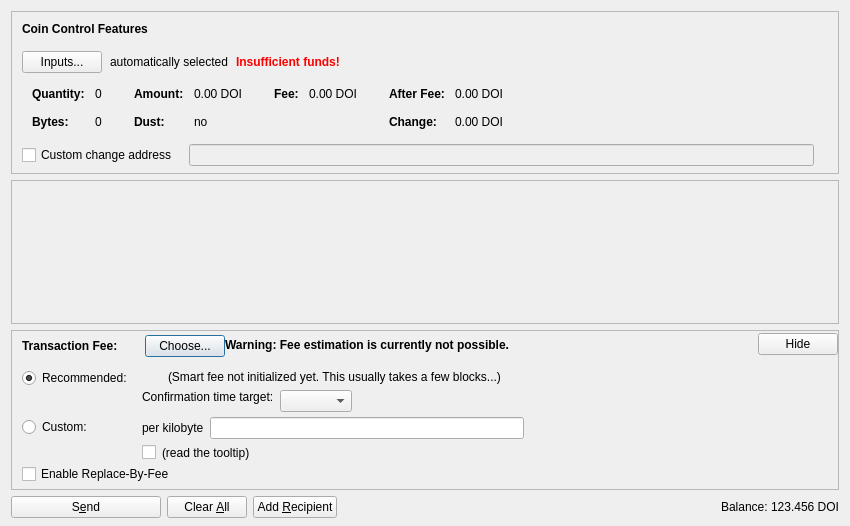
<?xml version="1.0" encoding="UTF-8"?>
<ui version="4.0">
 <class>SendCoinsDialog</class>
 <widget class="QDialog" name="SendCoinsDialog">
  <property name="geometry">
   <rect>
    <x>0</x>
    <y>0</y>
    <width>850</width>
    <height>526</height>
   </rect>
  </property>
  <property name="windowTitle">
   <string>Send Coins</string>
  </property>
  <layout class="QVBoxLayout" name="verticalLayout" stretch="0,1,0,0">
   <property name="bottomMargin">
    <number>8</number>
   </property>
   <item>
    <widget class="QFrame" name="frameCoinControl">
     <property name="sizePolicy">
      <sizepolicy hsizetype="Expanding" vsizetype="Expanding">
       <horstretch>0</horstretch>
       <verstretch>0</verstretch>
      </sizepolicy>
     </property>
     <property name="maximumSize">
      <size>
       <width>16777215</width>
       <height>16777215</height>
      </size>
     </property>
     <property name="frameShape">
      <enum>QFrame::StyledPanel</enum>
     </property>
     <property name="frameShadow">
      <enum>QFrame::Sunken</enum>
     </property>
     <layout class="QVBoxLayout" name="verticalLayoutCoinControl2">
      <property name="spacing">
       <number>0</number>
      </property>
      <property name="leftMargin">
       <number>0</number>
      </property>
      <property name="topMargin">
       <number>0</number>
      </property>
      <property name="rightMargin">
       <number>0</number>
      </property>
      <property name="bottomMargin">
       <number>6</number>
      </property>
      <item>
       <layout class="QVBoxLayout" name="verticalLayoutCoinControl" stretch="0,0,0,0,1">
        <property name="spacing">
         <number>0</number>
        </property>
        <property name="leftMargin">
         <number>10</number>
        </property>
        <property name="topMargin">
         <number>10</number>
        </property>
        <item>
         <layout class="QHBoxLayout" name="horizontalLayoutCoinControl1">
          <property name="bottomMargin">
           <number>15</number>
          </property>
          <item>
           <widget class="QLabel" name="labelCoinControlFeatures">
            <property name="sizePolicy">
             <sizepolicy hsizetype="Preferred" vsizetype="Maximum">
              <horstretch>0</horstretch>
              <verstretch>0</verstretch>
             </sizepolicy>
            </property>
            <property name="font">
             <font>
              <weight>75</weight>
              <bold>true</bold>
             </font>
            </property>
            <property name="styleSheet">
             <string notr="true">font-weight:bold;</string>
            </property>
            <property name="text">
             <string>Coin Control Features</string>
            </property>
           </widget>
          </item>
         </layout>
        </item>
        <item>
         <layout class="QHBoxLayout" name="horizontalLayoutCoinControl2" stretch="0,0,0,0">
          <property name="spacing">
           <number>8</number>
          </property>
          <property name="bottomMargin">
           <number>10</number>
          </property>
          <item>
           <widget class="QPushButton" name="pushButtonCoinControl">
            <property name="styleSheet">
             <string notr="true"/>
            </property>
            <property name="text">
             <string>Inputs...</string>
            </property>
            <property name="autoDefault">
             <bool>false</bool>
            </property>
           </widget>
          </item>
          <item>
           <widget class="QLabel" name="labelCoinControlAutomaticallySelected">
            <property name="text">
             <string>automatically selected</string>
            </property>
            <property name="margin">
             <number>5</number>
            </property>
           </widget>
          </item>
          <item>
           <widget class="QLabel" name="labelCoinControlInsuffFunds">
            <property name="font">
             <font>
              <weight>75</weight>
              <bold>true</bold>
             </font>
            </property>
            <property name="styleSheet">
             <string notr="true">color:red;font-weight:bold;</string>
            </property>
            <property name="text">
             <string>Insufficient funds!</string>
            </property>
            <property name="margin">
             <number>5</number>
            </property>
           </widget>
          </item>
          <item>
           <spacer name="horizontalSpacerCoinControl">
            <property name="orientation">
             <enum>Qt::Horizontal</enum>
            </property>
            <property name="sizeHint" stdset="0">
             <size>
              <width>40</width>
              <height>1</height>
             </size>
            </property>
           </spacer>
          </item>
         </layout>
        </item>
        <item>
         <widget class="QWidget" name="widgetCoinControl" native="true">
          <property name="sizePolicy">
           <sizepolicy hsizetype="Preferred" vsizetype="Preferred">
            <horstretch>0</horstretch>
            <verstretch>0</verstretch>
           </sizepolicy>
          </property>
          <property name="minimumSize">
           <size>
            <width>0</width>
            <height>0</height>
           </size>
          </property>
          <property name="styleSheet">
           <string notr="true"/>
          </property>
          <layout class="QHBoxLayout" name="horizontalLayoutCoinControl5">
           <property name="leftMargin">
            <number>0</number>
           </property>
           <property name="topMargin">
            <number>0</number>
           </property>
           <property name="rightMargin">
            <number>0</number>
           </property>
           <property name="bottomMargin">
            <number>0</number>
           </property>
           <item>
            <layout class="QHBoxLayout" name="horizontalLayoutCoinControl3" stretch="0,0,0,1">
             <property name="spacing">
              <number>20</number>
             </property>
             <property name="topMargin">
              <number>0</number>
             </property>
             <property name="bottomMargin">
              <number>10</number>
             </property>
             <item>
              <layout class="QFormLayout" name="formLayoutCoinControl1">
               <property name="horizontalSpacing">
                <number>10</number>
               </property>
               <property name="verticalSpacing">
                <number>14</number>
               </property>
               <property name="leftMargin">
                <number>10</number>
               </property>
               <property name="topMargin">
                <number>4</number>
               </property>
               <property name="rightMargin">
                <number>6</number>
               </property>
               <item row="0" column="0">
                <widget class="QLabel" name="labelCoinControlQuantityText">
                 <property name="font">
                  <font>
                   <weight>75</weight>
                   <bold>true</bold>
                  </font>
                 </property>
                 <property name="text">
                  <string>Quantity:</string>
                 </property>
                 <property name="margin">
                  <number>0</number>
                 </property>
                </widget>
               </item>
               <item row="0" column="1">
                <widget class="QLabel" name="labelCoinControlQuantity">
                 <property name="cursor">
                  <cursorShape>IBeamCursor</cursorShape>
                 </property>
                 <property name="contextMenuPolicy">
                  <enum>Qt::ActionsContextMenu</enum>
                 </property>
                 <property name="text">
                  <string notr="true">0</string>
                 </property>
                 <property name="margin">
                  <number>0</number>
                 </property>
                 <property name="textInteractionFlags">
                  <set>Qt::LinksAccessibleByMouse|Qt::TextSelectableByKeyboard|Qt::TextSelectableByMouse</set>
                 </property>
                </widget>
               </item>
               <item row="1" column="0">
                <widget class="QLabel" name="labelCoinControlBytesText">
                 <property name="font">
                  <font>
                   <weight>75</weight>
                   <bold>true</bold>
                  </font>
                 </property>
                 <property name="text">
                  <string>Bytes:</string>
                 </property>
                </widget>
               </item>
               <item row="1" column="1">
                <widget class="QLabel" name="labelCoinControlBytes">
                 <property name="cursor">
                  <cursorShape>IBeamCursor</cursorShape>
                 </property>
                 <property name="contextMenuPolicy">
                  <enum>Qt::ActionsContextMenu</enum>
                 </property>
                 <property name="text">
                  <string notr="true">0</string>
                 </property>
                 <property name="textInteractionFlags">
                  <set>Qt::LinksAccessibleByMouse|Qt::TextSelectableByKeyboard|Qt::TextSelectableByMouse</set>
                 </property>
                </widget>
               </item>
              </layout>
             </item>
             <item>
              <layout class="QFormLayout" name="formLayoutCoinControl2">
               <property name="horizontalSpacing">
                <number>10</number>
               </property>
               <property name="verticalSpacing">
                <number>14</number>
               </property>
               <property name="leftMargin">
                <number>6</number>
               </property>
               <property name="topMargin">
                <number>4</number>
               </property>
               <property name="rightMargin">
                <number>6</number>
               </property>
               <item row="0" column="0">
                <widget class="QLabel" name="labelCoinControlAmountText">
                 <property name="font">
                  <font>
                   <weight>75</weight>
                   <bold>true</bold>
                  </font>
                 </property>
                 <property name="text">
                  <string>Amount:</string>
                 </property>
                 <property name="margin">
                  <number>0</number>
                 </property>
                </widget>
               </item>
               <item row="0" column="1">
                <widget class="QLabel" name="labelCoinControlAmount">
                 <property name="cursor">
                  <cursorShape>IBeamCursor</cursorShape>
                 </property>
                 <property name="contextMenuPolicy">
                  <enum>Qt::ActionsContextMenu</enum>
                 </property>
                 <property name="text">
                  <string notr="true">0.00 DOI</string>
                 </property>
                 <property name="textInteractionFlags">
                  <set>Qt::LinksAccessibleByMouse|Qt::TextSelectableByKeyboard|Qt::TextSelectableByMouse</set>
                 </property>
                </widget>
               </item>
               <item row="1" column="0">
                <widget class="QLabel" name="labelCoinControlLowOutputText">
                 <property name="font">
                  <font>
                   <weight>75</weight>
                   <bold>true</bold>
                  </font>
                 </property>
                 <property name="text">
                  <string>Dust:</string>
                 </property>
                </widget>
               </item>
               <item row="1" column="1">
                <widget class="QLabel" name="labelCoinControlLowOutput">
                 <property name="cursor">
                  <cursorShape>IBeamCursor</cursorShape>
                 </property>
                 <property name="contextMenuPolicy">
                  <enum>Qt::ActionsContextMenu</enum>
                 </property>
                 <property name="text">
                  <string notr="true">no</string>
                 </property>
                 <property name="textInteractionFlags">
                  <set>Qt::LinksAccessibleByMouse|Qt::TextSelectableByKeyboard|Qt::TextSelectableByMouse</set>
                 </property>
                </widget>
               </item>
              </layout>
             </item>
             <item>
              <layout class="QFormLayout" name="formLayoutCoinControl3">
               <property name="horizontalSpacing">
                <number>10</number>
               </property>
               <property name="verticalSpacing">
                <number>14</number>
               </property>
               <property name="leftMargin">
                <number>6</number>
               </property>
               <property name="topMargin">
                <number>4</number>
               </property>
               <property name="rightMargin">
                <number>6</number>
               </property>
               <item row="0" column="0">
                <widget class="QLabel" name="labelCoinControlFeeText">
                 <property name="font">
                  <font>
                   <weight>75</weight>
                   <bold>true</bold>
                  </font>
                 </property>
                 <property name="text">
                  <string>Fee:</string>
                 </property>
                 <property name="margin">
                  <number>0</number>
                 </property>
                </widget>
               </item>
               <item row="0" column="1">
                <widget class="QLabel" name="labelCoinControlFee">
                 <property name="cursor">
                  <cursorShape>IBeamCursor</cursorShape>
                 </property>
                 <property name="contextMenuPolicy">
                  <enum>Qt::ActionsContextMenu</enum>
                 </property>
                 <property name="text">
                  <string notr="true">0.00 DOI</string>
                 </property>
                 <property name="textInteractionFlags">
                  <set>Qt::LinksAccessibleByMouse|Qt::TextSelectableByKeyboard|Qt::TextSelectableByMouse</set>
                 </property>
                </widget>
               </item>
              </layout>
             </item>
             <item>
              <layout class="QFormLayout" name="formLayoutCoinControl4">
               <property name="horizontalSpacing">
                <number>10</number>
               </property>
               <property name="verticalSpacing">
                <number>14</number>
               </property>
               <property name="leftMargin">
                <number>6</number>
               </property>
               <property name="topMargin">
                <number>4</number>
               </property>
               <property name="rightMargin">
                <number>6</number>
               </property>
               <item row="0" column="0">
                <widget class="QLabel" name="labelCoinControlAfterFeeText">
                 <property name="font">
                  <font>
                   <weight>75</weight>
                   <bold>true</bold>
                  </font>
                 </property>
                 <property name="text">
                  <string>After Fee:</string>
                 </property>
                 <property name="margin">
                  <number>0</number>
                 </property>
                </widget>
               </item>
               <item row="0" column="1">
                <widget class="QLabel" name="labelCoinControlAfterFee">
                 <property name="cursor">
                  <cursorShape>IBeamCursor</cursorShape>
                 </property>
                 <property name="contextMenuPolicy">
                  <enum>Qt::ActionsContextMenu</enum>
                 </property>
                 <property name="text">
                  <string notr="true">0.00 DOI</string>
                 </property>
                 <property name="textInteractionFlags">
                  <set>Qt::LinksAccessibleByMouse|Qt::TextSelectableByKeyboard|Qt::TextSelectableByMouse</set>
                 </property>
                </widget>
               </item>
               <item row="1" column="0">
                <widget class="QLabel" name="labelCoinControlChangeText">
                 <property name="font">
                  <font>
                   <weight>75</weight>
                   <bold>true</bold>
                  </font>
                 </property>
                 <property name="text">
                  <string>Change:</string>
                 </property>
                </widget>
               </item>
               <item row="1" column="1">
                <widget class="QLabel" name="labelCoinControlChange">
                 <property name="cursor">
                  <cursorShape>IBeamCursor</cursorShape>
                 </property>
                 <property name="contextMenuPolicy">
                  <enum>Qt::ActionsContextMenu</enum>
                 </property>
                 <property name="text">
                  <string notr="true">0.00 DOI</string>
                 </property>
                 <property name="textInteractionFlags">
                  <set>Qt::LinksAccessibleByMouse|Qt::TextSelectableByKeyboard|Qt::TextSelectableByMouse</set>
                 </property>
                </widget>
               </item>
              </layout>
             </item>
            </layout>
           </item>
          </layout>
         </widget>
        </item>
        <item>
         <layout class="QHBoxLayout" name="horizontalLayoutCoinControl4" stretch="0,0,0">
          <property name="spacing">
           <number>12</number>
          </property>
          <property name="sizeConstraint">
           <enum>QLayout::SetDefaultConstraint</enum>
          </property>
          <property name="topMargin">
           <number>5</number>
          </property>
          <property name="rightMargin">
           <number>5</number>
          </property>
          <item>
           <widget class="QCheckBox" name="checkBoxCoinControlChange">
            <property name="toolTip">
             <string>If this is activated, but the change address is empty or invalid, change will be sent to a newly generated address.</string>
            </property>
            <property name="text">
             <string>Custom change address</string>
            </property>
           </widget>
          </item>
          <item>
           <widget class="QValidatedLineEdit" name="lineEditCoinControlChange">
            <property name="enabled">
             <bool>false</bool>
            </property>
            <property name="sizePolicy">
             <sizepolicy hsizetype="Expanding" vsizetype="Fixed">
              <horstretch>0</horstretch>
              <verstretch>0</verstretch>
             </sizepolicy>
            </property>
           </widget>
          </item>
          <item>
           <widget class="QLabel" name="labelCoinControlChangeLabel">
            <property name="sizePolicy">
             <sizepolicy hsizetype="Preferred" vsizetype="Expanding">
              <horstretch>0</horstretch>
              <verstretch>0</verstretch>
             </sizepolicy>
            </property>
            <property name="minimumSize">
             <size>
              <width>0</width>
              <height>0</height>
             </size>
            </property>
            <property name="text">
             <string/>
            </property>
            <property name="margin">
             <number>3</number>
            </property>
           </widget>
          </item>
         </layout>
        </item>
        <item>
         <spacer name="verticalSpacerCoinControl">
          <property name="orientation">
           <enum>Qt::Vertical</enum>
          </property>
          <property name="sizeHint" stdset="0">
           <size>
            <width>800</width>
            <height>1</height>
           </size>
          </property>
         </spacer>
        </item>
       </layout>
      </item>
     </layout>
    </widget>
   </item>
   <item>
    <widget class="QScrollArea" name="scrollArea">
     <property name="widgetResizable">
      <bool>true</bool>
     </property>
     <widget class="QWidget" name="scrollAreaWidgetContents">
      <property name="geometry">
       <rect>
        <x>0</x>
        <y>0</y>
        <width>830</width>
        <height>104</height>
       </rect>
      </property>
      <layout class="QVBoxLayout" name="verticalLayout_2" stretch="0,1">
       <property name="leftMargin">
        <number>0</number>
       </property>
       <property name="topMargin">
        <number>0</number>
       </property>
       <property name="rightMargin">
        <number>0</number>
       </property>
       <property name="bottomMargin">
        <number>0</number>
       </property>
       <item>
        <layout class="QVBoxLayout" name="entries">
         <property name="spacing">
          <number>6</number>
         </property>
        </layout>
       </item>
       <item>
        <spacer name="verticalSpacer">
         <property name="orientation">
          <enum>Qt::Vertical</enum>
         </property>
         <property name="sizeHint" stdset="0">
          <size>
           <width>20</width>
           <height>40</height>
          </size>
         </property>
        </spacer>
       </item>
      </layout>
     </widget>
    </widget>
   </item>
   <item>
    <widget class="QFrame" name="frameFee">
     <property name="sizePolicy">
      <sizepolicy hsizetype="Expanding" vsizetype="Expanding">
       <horstretch>0</horstretch>
       <verstretch>0</verstretch>
      </sizepolicy>
     </property>
     <property name="maximumSize">
      <size>
       <width>16777215</width>
       <height>16777215</height>
      </size>
     </property>
     <property name="frameShape">
      <enum>QFrame::StyledPanel</enum>
     </property>
     <property name="frameShadow">
      <enum>QFrame::Sunken</enum>
     </property>
     <layout class="QVBoxLayout" name="verticalLayoutFee1">
      <property name="spacing">
       <number>0</number>
      </property>
      <property name="leftMargin">
       <number>0</number>
      </property>
      <property name="topMargin">
       <number>0</number>
      </property>
      <property name="rightMargin">
       <number>0</number>
      </property>
      <property name="bottomMargin">
       <number>0</number>
      </property>
      <item>
       <layout class="QVBoxLayout" name="verticalLayoutFee2" stretch="0,0,0">
        <property name="spacing">
         <number>0</number>
        </property>
        <property name="leftMargin">
         <number>10</number>
        </property>
        <property name="topMargin">
         <number>0</number>
        </property>
        <item>
         <layout class="QHBoxLayout" name="horizontalLayoutFee1">
          <property name="bottomMargin">
           <number>0</number>
          </property>
          <item>
           <layout class="QVBoxLayout" name="verticalLayoutFee7">
            <property name="spacing">
             <number>0</number>
            </property>
            <item>
             <spacer name="verticalSpacerSmartFee">
              <property name="orientation">
               <enum>Qt::Vertical</enum>
              </property>
              <property name="sizeType">
               <enum>QSizePolicy::Fixed</enum>
              </property>
              <property name="sizeHint" stdset="0">
               <size>
                <width>1</width>
                <height>4</height>
               </size>
              </property>
             </spacer>
            </item>
            <item>
             <layout class="QHBoxLayout" name="horizontalLayoutSmartFee">
              <property name="spacing">
               <number>10</number>
              </property>
              <item>
               <widget class="QLabel" name="labelFeeHeadline">
                <property name="sizePolicy">
                 <sizepolicy hsizetype="Preferred" vsizetype="Maximum">
                  <horstretch>0</horstretch>
                  <verstretch>0</verstretch>
                 </sizepolicy>
                </property>
                <property name="font">
                 <font>
                  <weight>75</weight>
                  <bold>true</bold>
                 </font>
                </property>
                <property name="styleSheet">
                 <string notr="true">font-weight:bold;</string>
                </property>
                <property name="text">
                 <string>Transaction Fee:</string>
                </property>
               </widget>
              </item>
              <item>
               <widget class="QLabel" name="labelFeeMinimized">
                <property name="text">
                 <string/>
                </property>
               </widget>
              </item>
              <item>
               <widget class="QPushButton" name="buttonChooseFee">
                <property name="text">
                 <string>Choose...</string>
                </property>
               </widget>
              </item>
             </layout>
            </item>
            <item>
             <spacer name="verticalSpacer_5">
              <property name="orientation">
               <enum>Qt::Vertical</enum>
              </property>
              <property name="sizeHint" stdset="0">
               <size>
                <width>1</width>
                <height>1</height>
               </size>
              </property>
             </spacer>
            </item>
           </layout>
          </item>
          <item>
           <widget class="QLabel" name="fallbackFeeWarningLabel">
            <property name="toolTip">
             <string>Using the fallbackfee can result in sending a transaction that will take several hours or days (or never) to confirm. Consider choosing your fee manually or wait until you have validated the complete chain.</string>
            </property>
            <property name="font">
            <font>
                <weight>75</weight>
                <bold>true</bold>
            </font>
            </property>
            <property name="text">
             <string>Warning: Fee estimation is currently not possible.</string>
            </property>
            <property name="wordWrap">
             <bool>false</bool>
            </property>
           </widget>
          </item>
          <item>
           <spacer name="horizontalSpacer_4">
            <property name="orientation">
             <enum>Qt::Horizontal</enum>
            </property>
            <property name="sizeType">
             <enum>QSizePolicy::MinimumExpanding</enum>
            </property>
            <property name="sizeHint" stdset="0">
             <size>
              <width>40</width>
              <height>20</height>
             </size>
            </property>
           </spacer>
          </item>
          <item>
           <widget class="QPushButton" name="buttonMinimizeFee">
            <property name="toolTip">
             <string>collapse fee-settings</string>
            </property>
            <property name="text">
             <string>Hide</string>
            </property>
           </widget>
          </item>
         </layout>
        </item>
        <item>
         <widget class="QFrame" name="frameFeeSelection">
          <layout class="QVBoxLayout" name="verticalLayoutFee12">
           <property name="spacing">
            <number>0</number>
           </property>
           <property name="leftMargin">
            <number>0</number>
           </property>
           <property name="topMargin">
            <number>0</number>
           </property>
           <property name="rightMargin">
            <number>0</number>
           </property>
           <property name="bottomMargin">
            <number>0</number>
           </property>
           <item>
            <layout class="QGridLayout" name="gridLayoutFee">
             <property name="topMargin">
              <number>10</number>
             </property>
             <property name="bottomMargin">
              <number>4</number>
             </property>
             <property name="horizontalSpacing">
              <number>10</number>
             </property>
             <property name="verticalSpacing">
              <number>4</number>
             </property>
             <item row="1" column="1">
              <layout class="QVBoxLayout" name="verticalLayoutFee8">
               <property name="spacing">
                <number>6</number>
               </property>
               <item>
                <layout class="QHBoxLayout" name="horizontalLayoutFee13">
                 <item>
                  <widget class="QLabel" name="labelCustomPerKilobyte">
                   <property name="toolTip">
                    <string>If the custom fee is set to 1000 satoshis and the transaction is only 250 bytes, then &quot;per kilobyte&quot; only pays 250 satoshis in fee, while &quot;total at least&quot; pays 1000 satoshis. For transactions bigger than a kilobyte both pay by kilobyte.</string>
                   </property>
                   <property name="text">
                    <string>per kilobyte</string>
                   </property>
                  </widget>
                 </item>
                 <item>
                  <widget class="BitcoinAmountField" name="customFee"/>
                 </item>
                 <item>
                  <spacer name="horizontalSpacer_6">
                   <property name="orientation">
                    <enum>Qt::Horizontal</enum>
                   </property>
                   <property name="sizeHint" stdset="0">
                    <size>
                     <width>1</width>
                     <height>1</height>
                    </size>
                   </property>
                  </spacer>
                 </item>
                </layout>
               </item>
               <item>
                <layout class="QHBoxLayout" name="horizontalLayoutFee8">
                 <item>
                  <widget class="QCheckBox" name="checkBoxMinimumFee">
                   <property name="toolTip">
                    <string>Paying only the minimum fee is just fine as long as there is less transaction volume than space in the blocks. But be aware that this can end up in a never confirming transaction once there is more demand for bitcoin transactions than the network can process.</string>
                   </property>
                   <property name="text">
                    <string/>
                   </property>
                  </widget>
                 </item>
                 <item>
                  <widget class="QLabel" name="labelMinFeeWarning">
                   <property name="enabled">
                    <bool>true</bool>
                   </property>
                   <property name="toolTip">
                    <string>Paying only the minimum fee is just fine as long as there is less transaction volume than space in the blocks. But be aware that this can end up in a never confirming transaction once there is more demand for bitcoin transactions than the network can process.</string>
                   </property>
                   <property name="text">
                    <string>(read the tooltip)</string>
                   </property>
                   <property name="margin">
                    <number>5</number>
                   </property>
                  </widget>
                 </item>
                 <item>
                  <spacer name="horizontalSpacer_2">
                   <property name="orientation">
                    <enum>Qt::Horizontal</enum>
                   </property>
                   <property name="sizeHint" stdset="0">
                    <size>
                     <width>1</width>
                     <height>1</height>
                    </size>
                   </property>
                  </spacer>
                 </item>
                </layout>
               </item>
              </layout>
             </item>
             <item row="0" column="0">
              <layout class="QVBoxLayout" name="verticalLayoutFee4" stretch="0,1">
               <item>
                <widget class="QRadioButton" name="radioSmartFee">
                 <property name="text">
                  <string>Recommended:</string>
                 </property>
                 <property name="checked">
                  <bool>true</bool>
                 </property>
                 <attribute name="buttonGroup">
                  <string notr="true">groupFee</string>
                 </attribute>
                </widget>
               </item>
               <item>
                <spacer name="verticalSpacer_2">
                 <property name="orientation">
                  <enum>Qt::Vertical</enum>
                 </property>
                 <property name="sizeHint" stdset="0">
                  <size>
                   <width>1</width>
                   <height>1</height>
                  </size>
                 </property>
                </spacer>
               </item>
              </layout>
             </item>
             <item row="1" column="0">
              <layout class="QVBoxLayout" name="verticalLayoutFee9" stretch="0,1">
               <item>
                <widget class="QRadioButton" name="radioCustomFee">
                 <property name="text">
                  <string>Custom:</string>
                 </property>
                 <attribute name="buttonGroup">
                  <string notr="true">groupFee</string>
                 </attribute>
                </widget>
               </item>
               <item>
                <spacer name="verticalSpacer_6">
                 <property name="orientation">
                  <enum>Qt::Vertical</enum>
                 </property>
                 <property name="sizeHint" stdset="0">
                  <size>
                   <width>1</width>
                   <height>1</height>
                  </size>
                 </property>
                </spacer>
               </item>
              </layout>
             </item>
             <item row="0" column="1">
              <layout class="QVBoxLayout" name="verticalLayoutFee3" stretch="0,0,1">
               <property name="spacing">
                <number>6</number>
               </property>
               <property name="topMargin">
                <number>2</number>
               </property>
               <item>
                <layout class="QHBoxLayout" name="horizontalLayoutFee12">
                 <item>
                  <widget class="QLabel" name="labelSmartFee">
                   <property name="text">
                    <string/>
                   </property>
                   <property name="margin">
                    <number>2</number>
                   </property>
                  </widget>
                 </item>
                 <item>
                  <widget class="QLabel" name="labelFeeEstimation">
                   <property name="text">
                    <string/>
                   </property>
                  </widget>
                 </item>
                 <item>
                  <widget class="QLabel" name="labelSmartFee2">
                   <property name="text">
                    <string>(Smart fee not initialized yet. This usually takes a few blocks...)</string>
                   </property>
                   <property name="margin">
                    <number>2</number>
                   </property>
                  </widget>
                 </item>
                 <item>
                  <spacer name="horizontalSpacer_5">
                   <property name="orientation">
                    <enum>Qt::Horizontal</enum>
                   </property>
                   <property name="sizeHint" stdset="0">
                    <size>
                     <width>1</width>
                     <height>1</height>
                    </size>
                   </property>
                  </spacer>
                 </item>
                </layout>
               </item>
               <item>
                <layout class="QHBoxLayout" name="horizontalLayoutFee9">
                 <item>
                  <layout class="QVBoxLayout" name="verticalLayoutFee6">
                   <item>
                    <widget class="QLabel" name="labelSmartFee3">
                     <property name="text">
                      <string>Confirmation time target:</string>
                     </property>
                     <property name="margin">
                      <number>2</number>
                     </property>
                    </widget>
                   </item>
                   <item>
                    <spacer name="verticalSpacer_3">
                     <property name="orientation">
                      <enum>Qt::Vertical</enum>
                     </property>
                     <property name="sizeHint" stdset="0">
                      <size>
                       <width>1</width>
                       <height>1</height>
                      </size>
                     </property>
                    </spacer>
                   </item>
                  </layout>
                 </item>
                 <item>
                  <layout class="QVBoxLayout" name="verticalLayoutFee5">
                   <property name="rightMargin">
                    <number>30</number>
                   </property>
                   <item>
                    <layout class="QHBoxLayout" name="horizontalLayoutConfTarget">
                     <property name="bottomMargin">
                      <number>0</number>
                     </property>
                     <item>
                      <widget class="QComboBox" name="confTargetSelector"/>
                     </item>
                     <item>
                      <spacer name="horizontalSpacerConfTarget">
                       <property name="orientation">
                        <enum>Qt::Horizontal</enum>
                       </property>
                       <property name="sizeHint" stdset="0">
                        <size>
                         <width>40</width>
                         <height>20</height>
                        </size>
                       </property>
                      </spacer>
                     </item>
                    </layout>
                   </item>
                  </layout>
                 </item>
                </layout>
               </item>
               <item>
                <spacer name="verticalSpacer_4">
                 <property name="orientation">
                  <enum>Qt::Vertical</enum>
                 </property>
                 <property name="sizeHint" stdset="0">
                  <size>
                   <width>1</width>
                   <height>1</height>
                  </size>
                 </property>
                </spacer>
               </item>
              </layout>
             </item>
            </layout>
           </item>
           <item>
            <widget class="QCheckBox" name="optInRBF">
             <property name="text">
              <string>Enable Replace-By-Fee</string>
             </property>
             <property name="toolTip">
              <string>With Replace-By-Fee (BIP-125) you can increase a transaction's fee after it is sent. Without this, a higher fee may be recommended to compensate for increased transaction delay risk.</string>
             </property>
            </widget>
           </item>
          </layout>
         </widget>
        </item>
        <item>
         <spacer name="verticalSpacerFee">
          <property name="orientation">
           <enum>Qt::Vertical</enum>
          </property>
          <property name="sizeHint" stdset="0">
           <size>
            <width>40</width>
            <height>5</height>
           </size>
          </property>
         </spacer>
        </item>
       </layout>
      </item>
     </layout>
    </widget>
   </item>
   <item>
    <layout class="QHBoxLayout" name="horizontalLayout">
     <item>
      <widget class="QPushButton" name="sendButton">
       <property name="minimumSize">
        <size>
         <width>150</width>
         <height>0</height>
        </size>
       </property>
       <property name="toolTip">
        <string>Confirm the send action</string>
       </property>
       <property name="text">
        <string>S&amp;end</string>
       </property>
       <property name="icon">
        <iconset resource="../bitcoin.qrc">
         <normaloff>:/icons/send</normaloff>:/icons/send</iconset>
       </property>
       <property name="autoDefault">
        <bool>false</bool>
       </property>
       <property name="default">
        <bool>false</bool>
       </property>
      </widget>
     </item>
     <item>
      <widget class="QPushButton" name="clearButton">
       <property name="sizePolicy">
        <sizepolicy hsizetype="Minimum" vsizetype="Fixed">
         <horstretch>0</horstretch>
         <verstretch>0</verstretch>
        </sizepolicy>
       </property>
       <property name="toolTip">
        <string>Clear all fields of the form.</string>
       </property>
       <property name="text">
        <string>Clear &amp;All</string>
       </property>
       <property name="icon">
        <iconset resource="../bitcoin.qrc">
         <normaloff>:/icons/remove</normaloff>:/icons/remove</iconset>
       </property>
       <property name="autoDefault">
        <bool>false</bool>
       </property>
      </widget>
     </item>
     <item>
      <widget class="QPushButton" name="addButton">
       <property name="toolTip">
        <string>Send to multiple recipients at once</string>
       </property>
       <property name="text">
        <string>Add &amp;Recipient</string>
       </property>
       <property name="icon">
        <iconset resource="../bitcoin.qrc">
         <normaloff>:/icons/add</normaloff>:/icons/add</iconset>
       </property>
       <property name="autoDefault">
        <bool>false</bool>
       </property>
      </widget>
     </item>
     <item>
      <spacer name="horizontalSpacer">
       <property name="orientation">
        <enum>Qt::Horizontal</enum>
       </property>
       <property name="sizeHint" stdset="0">
        <size>
         <width>40</width>
         <height>20</height>
        </size>
       </property>
      </spacer>
     </item>
     <item>
      <layout class="QHBoxLayout" name="horizontalLayout_2">
       <property name="spacing">
        <number>3</number>
       </property>
       <item>
        <widget class="QLabel" name="label">
         <property name="sizePolicy">
          <sizepolicy hsizetype="Preferred" vsizetype="Fixed">
           <horstretch>0</horstretch>
           <verstretch>0</verstretch>
          </sizepolicy>
         </property>
         <property name="text">
          <string>Balance:</string>
         </property>
        </widget>
       </item>
       <item>
        <widget class="QLabel" name="labelBalance">
         <property name="sizePolicy">
          <sizepolicy hsizetype="Preferred" vsizetype="Fixed">
           <horstretch>0</horstretch>
           <verstretch>0</verstretch>
          </sizepolicy>
         </property>
         <property name="cursor">
          <cursorShape>IBeamCursor</cursorShape>
         </property>
         <property name="text">
          <string notr="true">123.456 DOI</string>
         </property>
         <property name="textInteractionFlags">
          <set>Qt::LinksAccessibleByMouse|Qt::TextSelectableByKeyboard|Qt::TextSelectableByMouse</set>
         </property>
        </widget>
       </item>
      </layout>
     </item>
    </layout>
   </item>
  </layout>
 </widget>
 <customwidgets>
  <customwidget>
   <class>QValidatedLineEdit</class>
   <extends>QLineEdit</extends>
   <header>qt/qvalidatedlineedit.h</header>
  </customwidget>
  <customwidget>
   <class>BitcoinAmountField</class>
   <extends>QLineEdit</extends>
   <header>qt/bitcoinamountfield.h</header>
   <container>1</container>
  </customwidget>
 </customwidgets>
 <resources>
  <include location="../bitcoin.qrc"/>
 </resources>
 <connections/>
 <buttongroups>
  <buttongroup name="groupFee"/>
 </buttongroups>
</ui>
